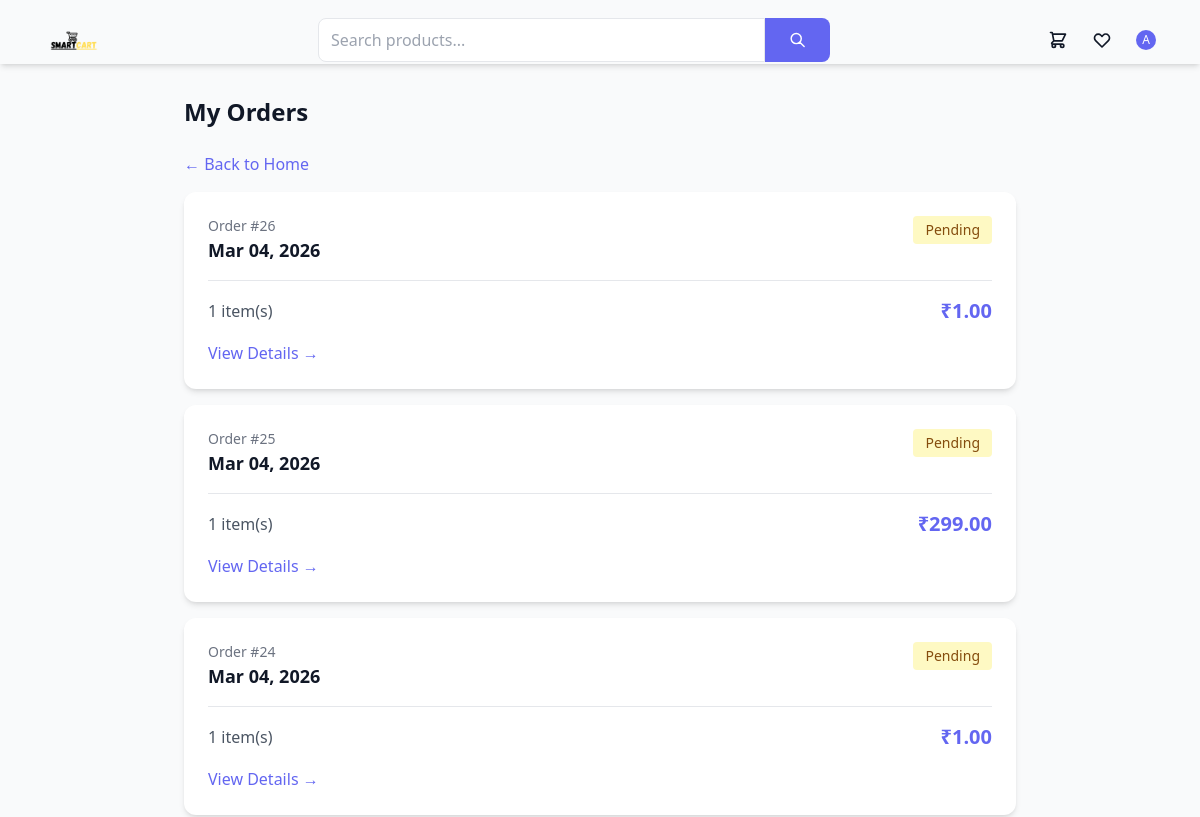
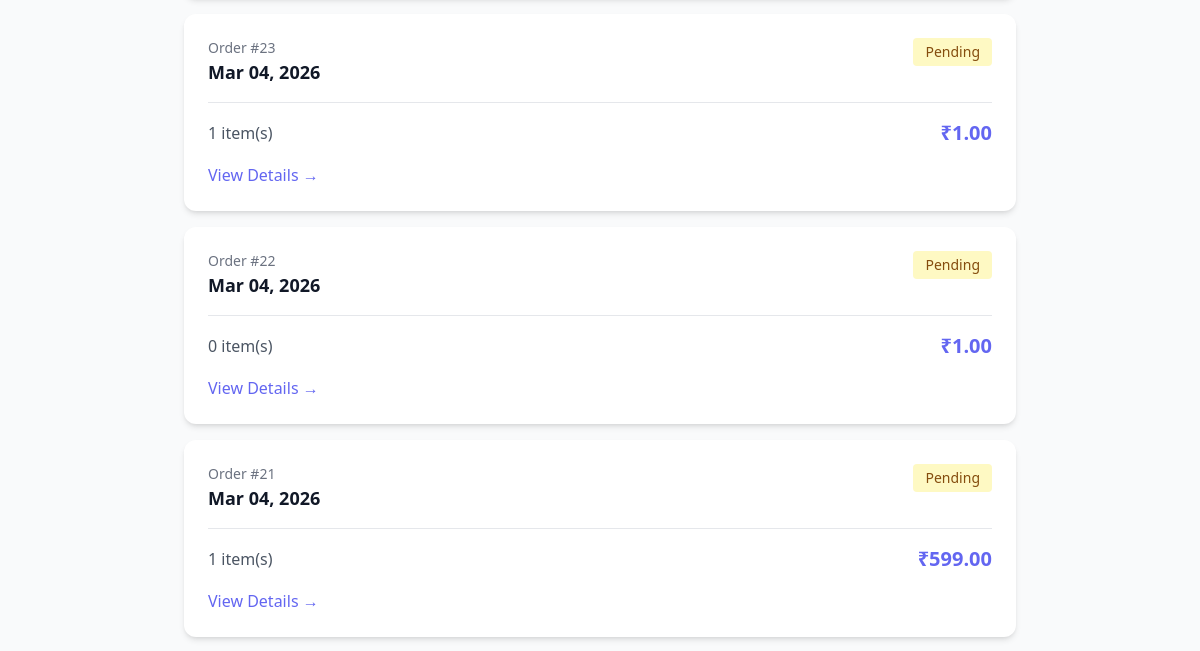
Before: /users/orders/ (signed in, upper part) with the older database file (2 pictures, top to bottom).
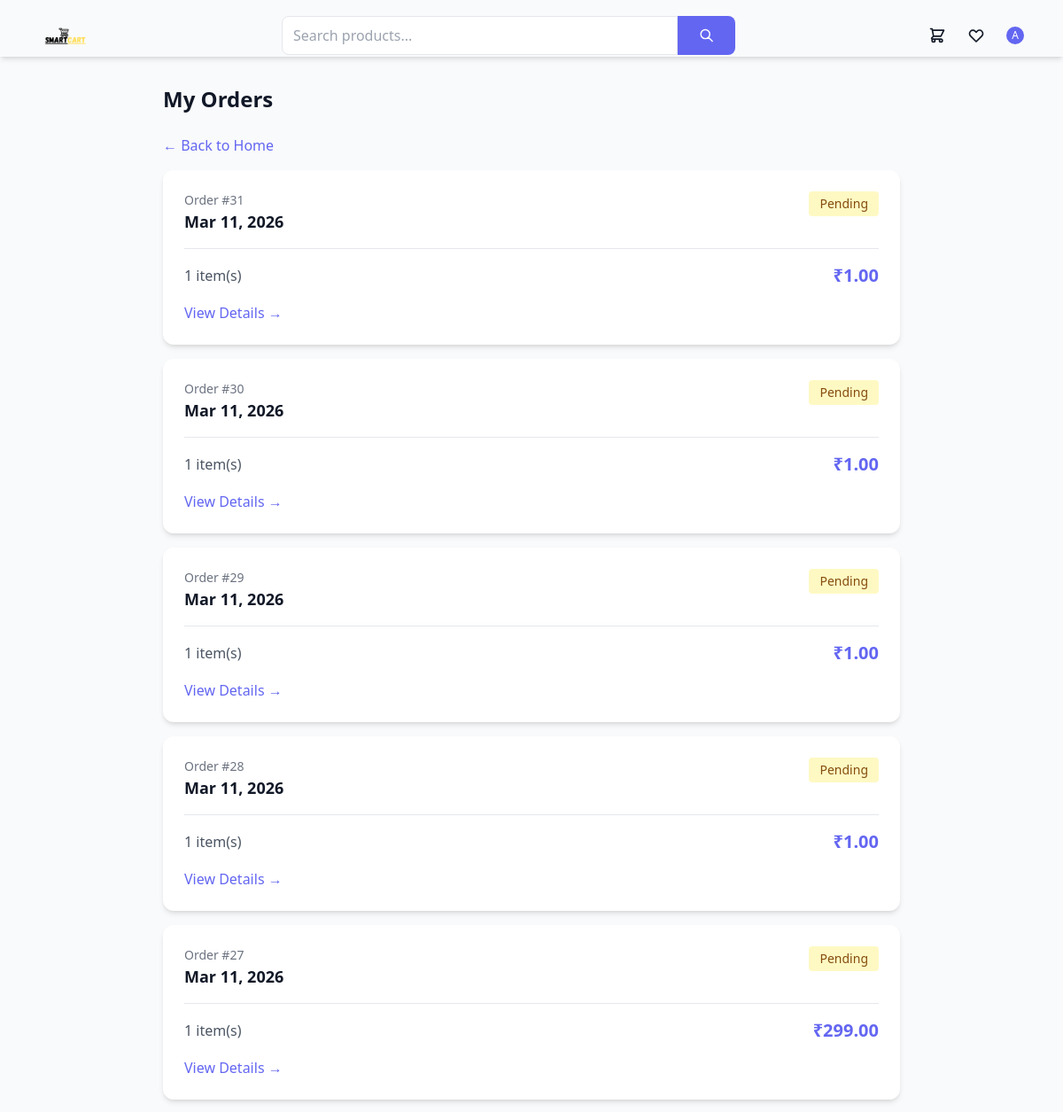
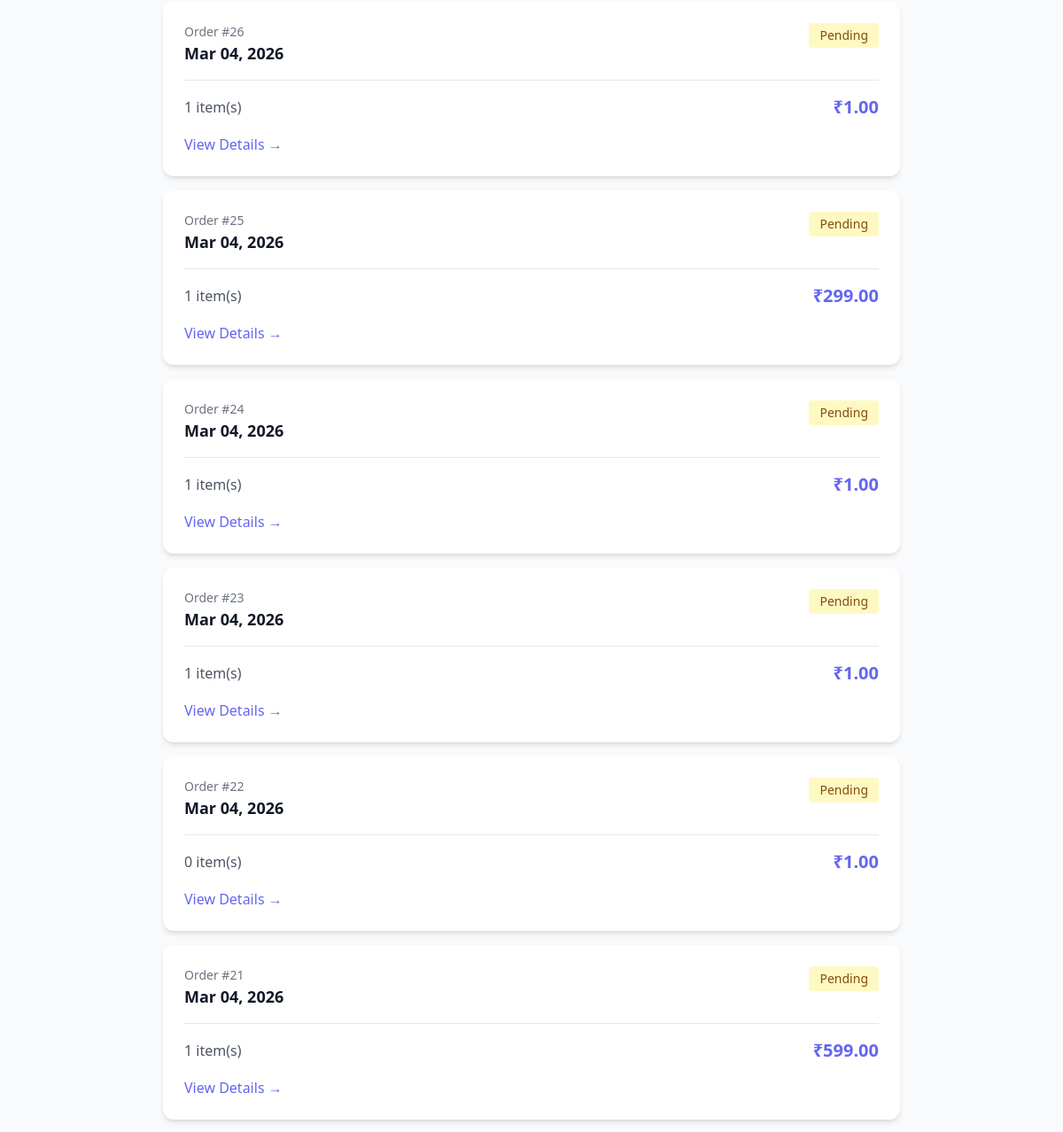
After: the same page with the newer database file (2 pictures, top to bottom).
### orders/models.py (models this page shows, shortened)
class Order(models.Model):
    STATUS_CHOICES = [
        ('PENDING', 'Pending'),
        ('CONFIRMED', 'Confirmed'),
        ('SHIPPED', 'Shipped'),
        ('DELIVERED', 'Delivered'),
        ('CANCELLED', 'Cancelled'),
    ]
    PAYMENT_STATUS_CHOICES = [
        ('PENDING', 'Pending'),
        ('PAID', 'Paid'),
        ('FAILED', 'Failed'),
        ('REFUNDED', 'Refunded'),
    ]
    user = models.ForeignKey(settings.AUTH_USER_MODEL, on_delete=models.CASCADE, related_name='orders')
    total_price = models.DecimalField(max_digits=10, decimal_places=2)
    status = models.CharField(max_length=20, choices=STATUS_CHOICES, default='PENDING')
    payment_status = models.CharField(max_length=20, choices=PAYMENT_STATUS_CHOICES, default='PENDING')
    shipping_address = models.TextField()
    created_at = models.DateTimeField(auto_now_add=True)
    updated_at = models.DateTimeField(auto_now=True)

### users/views.py (the view)
# urls.py: path('orders/', views.order_list, name='order_list'),
@login_required
def orders(request):
    user_orders = Order.objects.filter(user=request.user).order_by('-created_at')
    return render(request, 'users/orders.html', {'orders': user_orders})

### orders/cart_utils.py (called while the page is built, shortened)
def get_cart(request):
    if request.user.is_authenticated:
        cart, created = Cart.objects.get_or_create(user=request.user)
        if request.session.session_key is None:
            request.session.create()
        session_key = request.session.session_key
        session_cart = Cart.objects.filter(session_key=session_key, user__isnull=True).first()
        if session_cart:
            merge_carts(session_key, request.user)
        return cart

def get_cart_count(request):
    cart = get_cart(request)
    return sum(item.quantity for item in cart.items.all())

### orders/context_processors.py (called while the page is built)
def cart_context(request):
    return {
        'cart_count': get_cart_count(request),
    }

### templates/users/orders.html (shortened to what this page needs)
{% extends 'base.html' %}
{% block content %}
<div class="max-w-4xl mx-auto px-4 sm:px-6 lg:px-8 py-8">
    <h1 class="text-2xl font-bold mb-6">My Orders</h1>
    {% if orders %}
        <div class="mb-4">
            <a href="{% url 'products:home' %}" class="text-primary hover:underline">&larr; Back to Home</a>
        </div>
        <div class="space-y-4">
            {% for order in orders %}
                <div class="bg-white rounded-xl shadow-md p-6">
                    <div class="flex justify-between items-start mb-4">
                        <div>
                            <p class="text-sm text-gray-500">Order #{{ order.id }}</p>
                            <p class="text-lg font-semibold">{{ order.created_at|date:"M d, Y" }}</p>
                        </div>
                        <span class="px-3 py-1 rounded text-sm
                            {% if order.status == 'PENDING' %}bg-yellow-100 text-yellow-800
                            {% elif order.status == 'CONFIRMED' %}bg-blue-100 text-blue-800
                            {% elif order.status == 'SHIPPED' %}bg-purple-100 text-purple-800
                            {% elif order.status == 'DELIVERED' %}bg-green-100 text-green-800
                            {% else %}bg-red-100 text-red-800{% endif %}">
                            {{ order.get_status_display }}
                        </span>
                    </div>
                    <div class="border-t border-gray-200 pt-4">
                        <div class="flex justify-between items-center">
                            <span class="text-gray-600">{{ order.items.count }} item(s)</span>
                            <span class="text-xl font-bold text-primary">₹{{ order.total_price }}</span>
                        </div>
                    </div>
                    <div class="mt-4">
                        <a href="{% url 'orders:order_detail' order.id %}" class="text-primary hover:text-primary-dark font-medium">
                            View Details &rarr;
                        </a>
                    </div>
                </div>
            {% endfor %}
        </div>
    {% endif %}
</div>
{% endblock %}

Changed rows visible on the page:
added Order: id "31", created_at "Mar 11, 2026", status "Pending", items.count "1", total_price "1.00"
added Order: id "30", created_at "Mar 11, 2026", status "Pending", items.count "1", total_price "1.00"
added Order: id "29", created_at "Mar 11, 2026", status "Pending", items.count "1", total_price "1.00"
added Order: id "28", created_at "Mar 11, 2026", status "Pending", items.count "1", total_price "1.00"
added Order: id "27", created_at "Mar 11, 2026", status "Pending", items.count "1", total_price "299.00"
